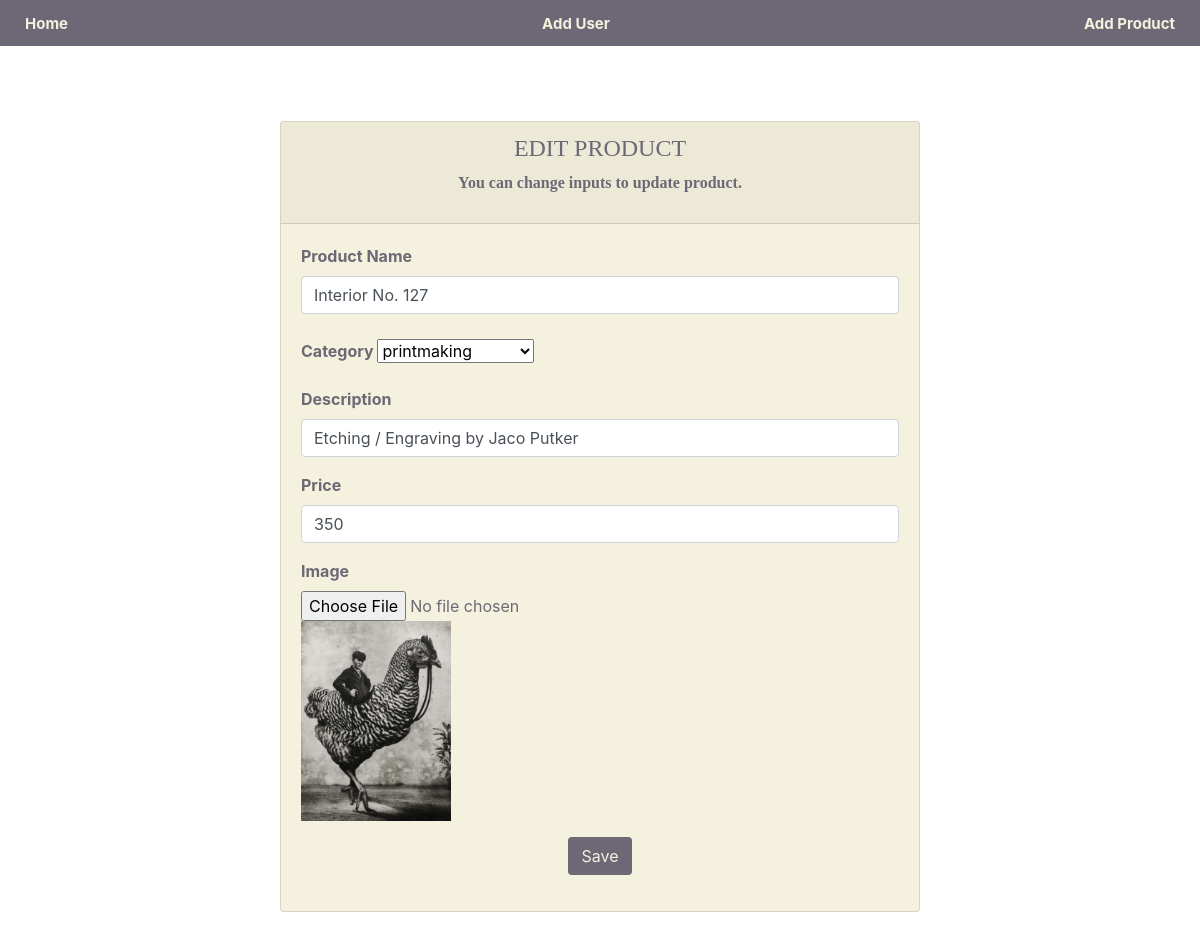
The page /FinalProject/edit_product.php?action=edit_pro&id=4 on the database its author committed.
### tables this page shows
CREATE TABLE `products` (
  `id` int(11) NOT NULL,
  `cat_id` tinyint(4) NOT NULL,
  `name` varchar(150) NOT NULL,
  `description` text NOT NULL,
  `image` varchar(50) NOT NULL,
  `price` float NOT NULL
);

### FinalProject/edit_product.php (the view, shortened to what this page needs)
<!DOCTYPE html>
<html>
<head>
    <link rel="stylesheet" href="https://cdn.jsdelivr.net/npm/bootstrap@4.6.0/dist/css/bootstrap.min.css">
</head>
<?php
require_once "dbconnect.php";
$edit_product = mysqli_query($connect,"select * from products where id='$_GET[id]' ");
$fetch_edit = mysqli_fetch_array($edit_product);
?>
<body class = "background-image">
<nav class="navbar top_border  justify-content-between">
    <button class="btn btn-sm basket_text_style" name = "btn_profile" onclick="location.href='admin_home.php'">Home</button>
    <button class="btn btn-sm basket_text_style" name = "btn_profile" onclick="location.href='add_user.php.php'">Add User</button>
    <button class="btn btn-sm basket_text_style" name = "btn_profile" onclick="location.href='add_product.php'">Add Product</button>
</nav>
<div class="row">
    <div class="col">
        <div class="col">
            <div class="card reg_style">
                <div class="card-header card-header-color text_color" align="center">
                    <H4 >EDIT PRODUCT</H4
                    <p class="mb-0"> You can change inputs to update product.</p>
                </div>
                <div class="card-body card-body-color text_body" >
                    <form  method = "post">
                        <div class="form-group" >
                            <label >Product Name</label>
                            <input class="form-control" type="text"  name="name" value= "<?php echo $fetch_edit['name'];?>"
                        </div>
                        <div class="form-group" style="margin-top: 25px">
                            <label>Category</label>
                            <select name="category">
                                <?php
                                $get_cats ="select * from categories";
                                $run_cats = mysqli_query($connect, $get_cats);
                                while($row_cats=mysqli_fetch_array($run_cats)){
                                    $cat_id = $row_cats['id'];
                                    $cat_title = $row_cats['name'];
                                    if($fetch_edit['cat_id'] == $cat_id){
                                        echo "<option value='$fetch_edit[category]' selected>$cat_title</option>";
                                    }else{
                                        echo "<option value='$cat_id'>$cat_title</option>";
                                    }
                                }
                                ?>
                            </select>
                        </div>
                        <div class="form-group">
                            <label >Description</label>
                            <input class="form-control" type="text"  name="description" value="<?php echo $fetch_edit['description'];?>">
                        </div>
                        <div class="form-group">
                            <label>Price</label>
                            <input class="form-control" name ="price" value="<?php echo $fetch_edit['price'];?>">
                        </div>
                        <div class="form-group">
                            <label >Image</label>
                            <input type="file" class="form-control-file" name="image">
                            <img src="images/<?php echo $fetch_edit['image']; ?>" width="150" height="200"/>
                        </div>
                        <div align="center">
                            <input type="submit" name="edit_product" class="btn cards_button_style" value="Save"/>
                        </div>
                    </form>
                </div>
            </div>
        </div>
    </div>
</body>

### FinalProject/edit_product.php (style rules this page uses)
.card { margin: 0 auto; float: none; margin-bottom: 50px; }
.top_border { margin-top: 0px; background-color: #6d6875; width: available; }
.basket_text_style { text-align: right; font-size: 15px; font-weight: bold; color: #f4f1de; vertical-align: center; height: 30px; }
.cards_button_style { background-color:#6d6875; color:#f4f1de; }
.reg_style { width:40rem; height: auto; background-color: #f4f1de; margin-top: 25px; }
.text_color { font-weight: bold; font-family: "Berlin Sans FB Demi"; color: #6d6875; }
.text_body { color: #6d6875; font-weight: bold; }

### rows shown on the page
products: name "Interior No. 127", description "Etching / Engraving by Jaco Putker", price "350", image (picture)

### other values the page prints
form field category "printmaking"
